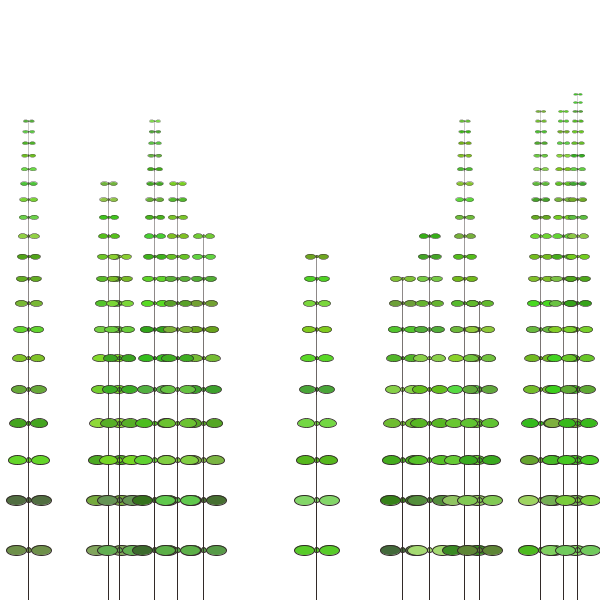
Frame 1 (no input)
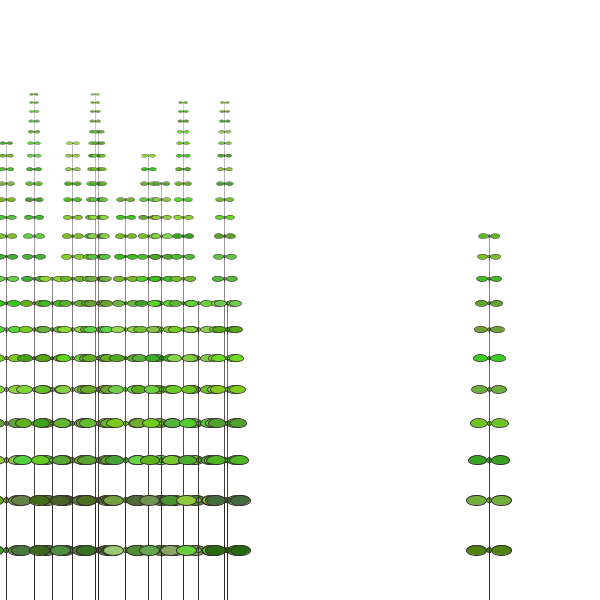
Frame 2 (the mouse pressed at the canvas centre, redrawn once)

The Processing sketch that drew these frames (run headless with seeded random() and noise(); the mouse was pressed at the canvas centre and the sketch redrawn once):

// Processing sketch: processing_23438
// ── processing_23438.pde

/* This sketch was my first one, inparticular plays with 
translation and for loops.
User interaction: mouse pressed --> redraw
key pressed --> save jpg image
*/

float num_plants = random(5,15); //number of plants -2 (two are drawn outside loop)

void setup() {
  size(600,600); //screen size
  smooth(); //smooth the lines
  colorMode(HSB); //hue, saturation, brightness
  stroke(10,50,50); //stroke colour -->dark brown
  background(255); //white background
  noLoop(); //loop's draw once
}

void draw() {
  background(255); //redraws background when re-looped

  float xposition = (random(100,500));
  float xposition2 = (random(5,30));

  translate(xposition,0); //first plant position along x axis
  plant(); //draw plant
  translate(-xposition,0); //reset translation back

  translate(xposition2, 0);//second plant position along x axis
  plant(); //draw plant
  translate(xposition2, 0); //reset translation back

  pushMatrix(); //save current screen
  for(int i = 0; i<num_plants; i++) { //draw remaining plants
    translate(xposition2*random(0.1,5), 0); //*random scale to vary distances between plants
    plant(); //draw plant
    }
  popMatrix(); //resents screen back to like it was at pushMatrix
}

void plant() { //creates a plant
  float xpos = 0; //x position starting point
  float pL = 50; //length of stem
  float startY = height - pL; //starting y position of first stem
  float ypos2 = startY - pL; //start of subsequent stems
  float num_seg = random(5,20); //number of plant segments --> will affect plant height
  float yscale = 0.92; //scale factor --> new scale of each plant segment

  float e = 5; //stem and leaf join --> diameter
  float Lw = 20; //leaf width
  float Lh = 10; //leaf height

  fill(random(60,80),random(100,220),random(100,220));  //first plant segment
  ellipse(xpos, startY, e, e); //join between stem and leaves
  ellipse(xpos-(0.5*e)-(Lw/2), startY, Lw, Lh); //left leaf (notes below: *1)
  ellipse(xpos+(0.5*e)+(Lw/2), startY, Lw, Lh); //right leaf
  line(xpos, startY -(0.5*e), xpos, startY + pL); //stem

  fill(random(60,80),random(100,220),random(100,220)); //second plant segment
  ellipse(xpos, ypos2, e,e); //join between stem and leaves
  ellipse(xpos-(0.5*e)-(Lw/2), ypos2, Lw, Lh);  //left leaf
  ellipse(xpos+(0.5*e)+(Lw/2), ypos2, Lw, Lh); //right leaf
  line(xpos, ypos2-(0.5*e), xpos, ypos2+pL); //stem

  pushMatrix(); //save current screen
  for(int i=0; i<num_seg; i++) { //subsequent plant segments that are repeated to make whole plant
    fill(random(60,80),random(160,220),random(160,220)); //greens!
    scale(yscale, yscale); //as plant grows segments gradually gets smaller
    ellipse(xpos, ypos2, e,e); //join between stem and leaves
    ellipse(xpos-(0.5*e)-(Lw/2), ypos2, Lw, Lh); //left leaf
    ellipse(xpos+(0.5*e)+(Lw/2), ypos2, Lw, Lh); //right leaf
    line(xpos, ypos2-(0.5*e), xpos, ypos2+pL); //stem
  }
  popMatrix(); //go back to last saved screen
}

void keyPressed() {
  save("plants.jpg");
}

void mousePressed() {
  redraw(); //will re-run draw loop which resets picture
}

/* *1 --> x position = starting x position (xpos) + half diameter of join + half width of leaf
 */
